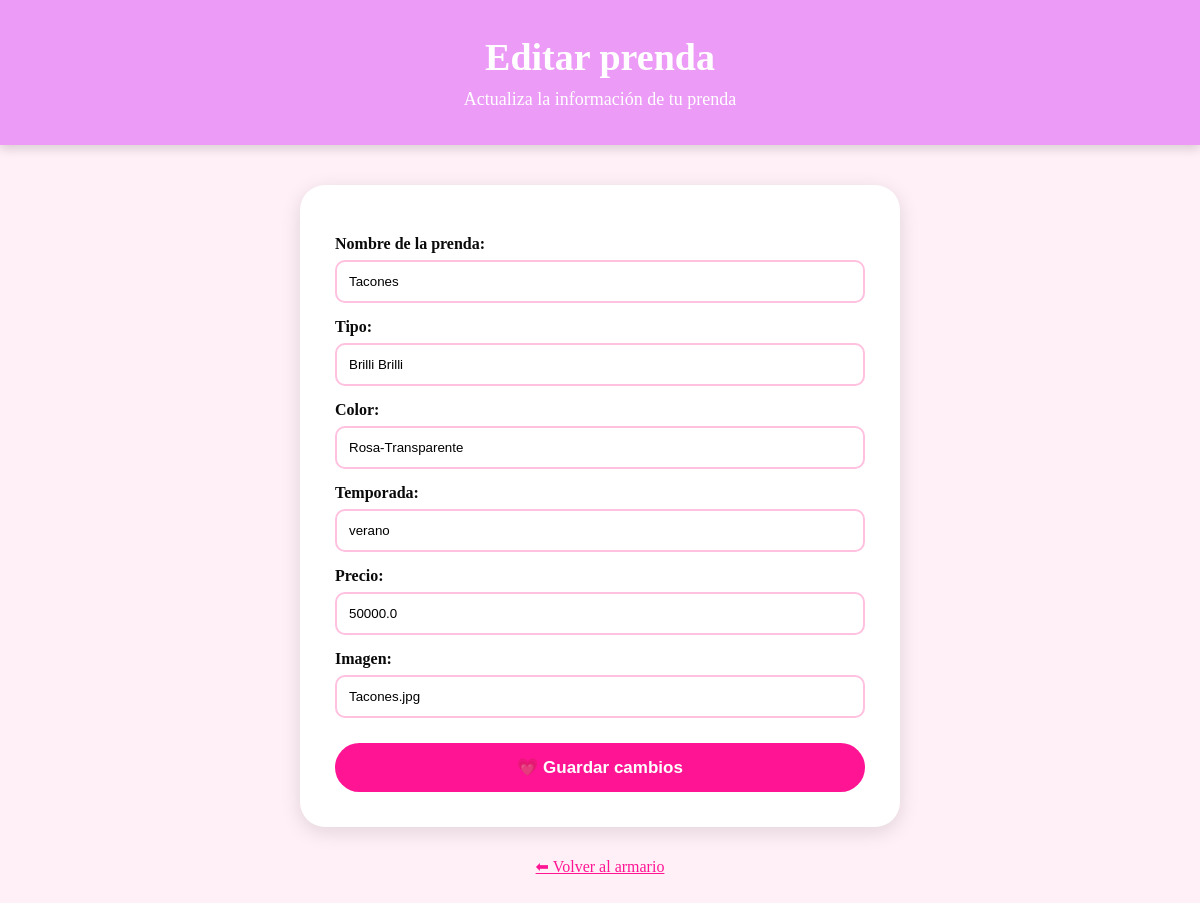
The page /editar/1 on the database its author committed.
### tables this page shows
CREATE TABLE prendas (
            id INTEGER PRIMARY KEY AUTOINCREMENT,
            nombre TEXT NOT NULL,
            tipo TEXT NOT NULL,
            color TEXT NOT NULL,
            temporada TEXT NOT NULL,
            precio REAL NOT NULL,
            imagen TEXT
        );

### app.py (the view, shortened to what this page needs)
@app.route("/editar/<int:id>", methods=["GET", "POST"])
def editar(id):
    conexion = conectar_db()
    prenda = conexion.execute(
        "SELECT * FROM prendas WHERE id = ?",
        (id,)
    ).fetchone()
    conexion.close()
    return render_template(
        "editar.html",
        prenda=prenda
    )

### app.py (called while the page is built)
def conectar_db():
    conexion = sqlite3.connect("database.db")
    conexion.row_factory = sqlite3.Row
    return conexion

### templates/editar.html (shortened to what this page needs)
<!DOCTYPE html>
<html lang="es">
<head>
    <link rel="stylesheet" href="{{ url_for('static', filename='style.css') }}">
</head>
<body>
    <header>
        <h1>Editar prenda</h1>
        <p>Actualiza la información de tu prenda</p>
    </header>
    <main>
        <form action="/editar/{{ prenda['id'] }}" method="POST">
            <label>Nombre de la prenda:</label>
            <input
                type="text"
                name="nombre"
                value="{{ prenda['nombre'] }}"
                required
            >
            <label>Tipo:</label>
            <input
                type="text"
                name="tipo"
                value="{{ prenda['tipo'] }}"
                required
            >
            <label>Color:</label>
            <input
                type="text"
                name="color"
                value="{{ prenda['color'] }}"
                required
            >
            <label>Temporada:</label>
            <input
                type="text"
                name="temporada"
                value="{{ prenda['temporada'] }}"
                required
            >
            <label>Precio:</label>
            <input
                type="number"
                name="precio"
                value="{{ prenda['precio'] }}"
                required
            >
            <label>Imagen:</label>
            <input
                type="text"
                name="imagen"
                value="{{ prenda['imagen'] or '' }}"
            >
            <button type="submit">
                💗 Guardar cambios
            </button>
        </form>
        <div style="text-align: center;">
            <a href="/">⬅ Volver al armario</a>
        </div>
    </main>
</body>
</html>

### static/style.css (style rules this page uses)
* { margin: 0; padding: 0; box-sizing: border-box; }
body { font-family:'Times New Roman', Times, serif; background: #fff0f7; color: #0a0a0a; }
header { background: #ec9bf7; color: white; text-align: center; padding: 35px 20px; box-shadow: 0 4px 10px rgba(0, 0, 0, 0.15); }
header h1 { font-size: 38px; margin-bottom: 10px; }
header p { font-size: 18px; }
main { width: 90%; max-width: 1100px; margin: 40px auto; }
form { background: white; max-width: 600px; margin: 30px auto; padding: 35px; border-radius: 25px; box-shadow: 0 5px 20px rgba(0, 0, 0, 0.12); }
form label { display: block; margin-top: 15px; margin-bottom: 7px; font-weight: bold; }
form input { width: 100%; padding: 12px; border: 2px solid #ffc1df; border-radius: 10px; outline: none; }
form button { width: 100%; margin-top: 25px; padding: 14px; border: none; border-radius: 25px; background: #ff1493; color: white; font-size: 17px; font-weight: bold; cursor: pointer; }
a { color: #ff1493; }

### rows shown on the page
prendas: nombre "Tacones", tipo "Brilli Brilli", color "Rosa-Transparente", temporada "verano", precio "50000.0", imagen "Tacones.jpg"
